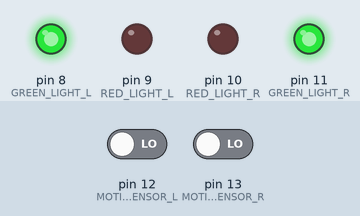
Simulated run of this sketch. Board: Arduino Uno, built with avr-gcc and run on an emulated ATmega328P. Shown: output pins drawn as LEDs (lit = HIGH). The test bench sets the inputs (shaded band); at power-on: pin 12 (MOTION_SENSOR_L) LOW, pin 13 (MOTION_SENSOR_R) LOW. What the sketch prints to the serial monitor is not drawn.

Above: at 1.2 s.
1.3 s: pin 12 (MOTION_SENSOR_L) driven HIGH
At 1.7 s:
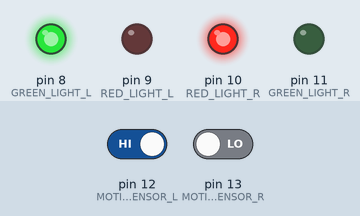
2.8 s: pin 12 (MOTION_SENSOR_L) driven LOW
At 4.0 s:
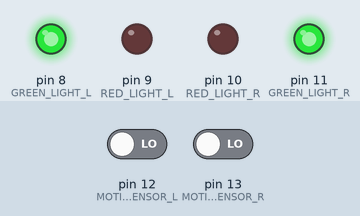
5.8 s: pin 13 (MOTION_SENSOR_R) driven HIGH
At 6.3 s:
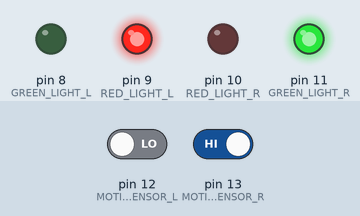
7.3 s: pin 13 (MOTION_SENSOR_R) driven LOW
At 8.6 s:
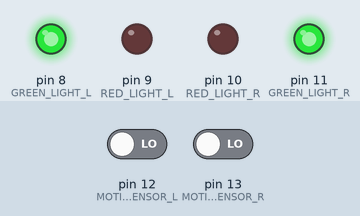
Timing chart, 0 to 9.8 s (numbered marks = the images above; inputs shaded):
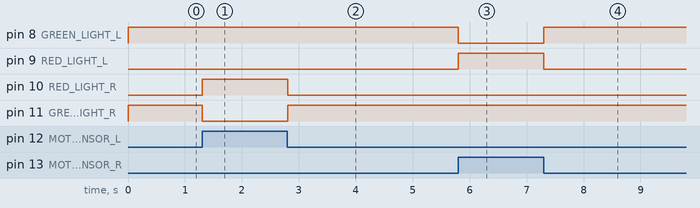

The sketch:

hackathon_test3.ino
```cpp
// This is code for a "hallway stoplight system" designed for the FAU Hackathon, 9/25/21. This program uses four LEDs, two generic sensors, and an
// Arduino Uno to create a basic, two-way stoplight system for hallways, corridors, and other confined spaces where you are worried about running
// into people in an awkward way.

#define RED_LIGHT_L 9 // first light, red LEDs (high when opposite detected, low when clear) [pin 9]
#define GREEN_LIGHT_L 8 // first light, green LEDs (high when clear, low when opposite detected) [pin 8]
#define RED_LIGHT_R 10 // second light, red LEDs (high when opposite detected, low when clear) [pin 10]
#define GREEN_LIGHT_R 11 // second light, green LEDs (high when clear, low when opposite detected) [pin 11]

#define MOTION_SENSOR_L 12 // motion detector for first light [pin 12]
#define MOTION_SENSOR_R 13 // motion detector for second light [pin 13]

int curr_state = 0; // the state machine starts in position 0, where no one is coming
int prev_state = 0;

void setup() {
  // put your setup code here, to run once:

  // initializing outputs
  pinMode(RED_LIGHT_L, OUTPUT);
  pinMode(GREEN_LIGHT_L, OUTPUT);
  pinMode(RED_LIGHT_R, OUTPUT);
  pinMode(GREEN_LIGHT_R, OUTPUT);

  // initializing inputs
  pinMode(MOTION_SENSOR_L, INPUT);
  pinMode(MOTION_SENSOR_R, INPUT);

  Serial.begin(115200);
}

void loop() {
  // put your main code here, to run repeatedly:

  // calling state machine
  SM_s1();

}

void SM_s1() {

  // taking values from motion detectors
  int left_motion = digitalRead(MOTION_SENSOR_L);
  int right_motion = digitalRead(MOTION_SENSOR_R);


  // state machine
  switch (curr_state) {

    case 0:                                      // no one coming

      // outputs
      digitalWrite(RED_LIGHT_L, LOW);
      digitalWrite(RED_LIGHT_R, LOW);
      digitalWrite(GREEN_LIGHT_L, HIGH);
      digitalWrite(GREEN_LIGHT_R, HIGH);

      // next state logic
      if (left_motion == HIGH) { curr_state = 1; }
      if (right_motion == HIGH) { curr_state = 2;}

      Serial.println("Currently case 0");

    break;

    case 1:                                     // person coming from left

      // outputs
      digitalWrite(RED_LIGHT_L, LOW);
      digitalWrite(RED_LIGHT_R, HIGH);
      digitalWrite(GREEN_LIGHT_L, HIGH);
      digitalWrite(GREEN_LIGHT_R, LOW);

      // next state logic
      if (left_motion == LOW) { curr_state = 0; }

      Serial.println("Currently case 1");

    break;

    case 2:                                    // person coming from right

      // outputs
      digitalWrite(RED_LIGHT_L, HIGH);
      digitalWrite(RED_LIGHT_R, LOW);
      digitalWrite(GREEN_LIGHT_L, LOW);
      digitalWrite(GREEN_LIGHT_R, HIGH);

      // next state logic
      if (right_motion == LOW) { curr_state = 0;}

      Serial.println("Currently case 2");

    break;
  }

}
```

Measured:
- after the input at 1.3 s, pin 10 (RED_LIGHT_R): LOW → HIGH at once; pin 11 (GREEN_LIGHT_R): HIGH → LOW at once
- after the input at 2.8 s, pin 10 (RED_LIGHT_R): HIGH → LOW at once; pin 11 (GREEN_LIGHT_R): LOW → HIGH at once
- after the input at 5.8 s, pin 8 (GREEN_LIGHT_L): HIGH → LOW at once; pin 9 (RED_LIGHT_L): LOW → HIGH at once
- after the input at 7.3 s, pin 8 (GREEN_LIGHT_L): LOW → HIGH at once; pin 9 (RED_LIGHT_L): HIGH → LOW at once
